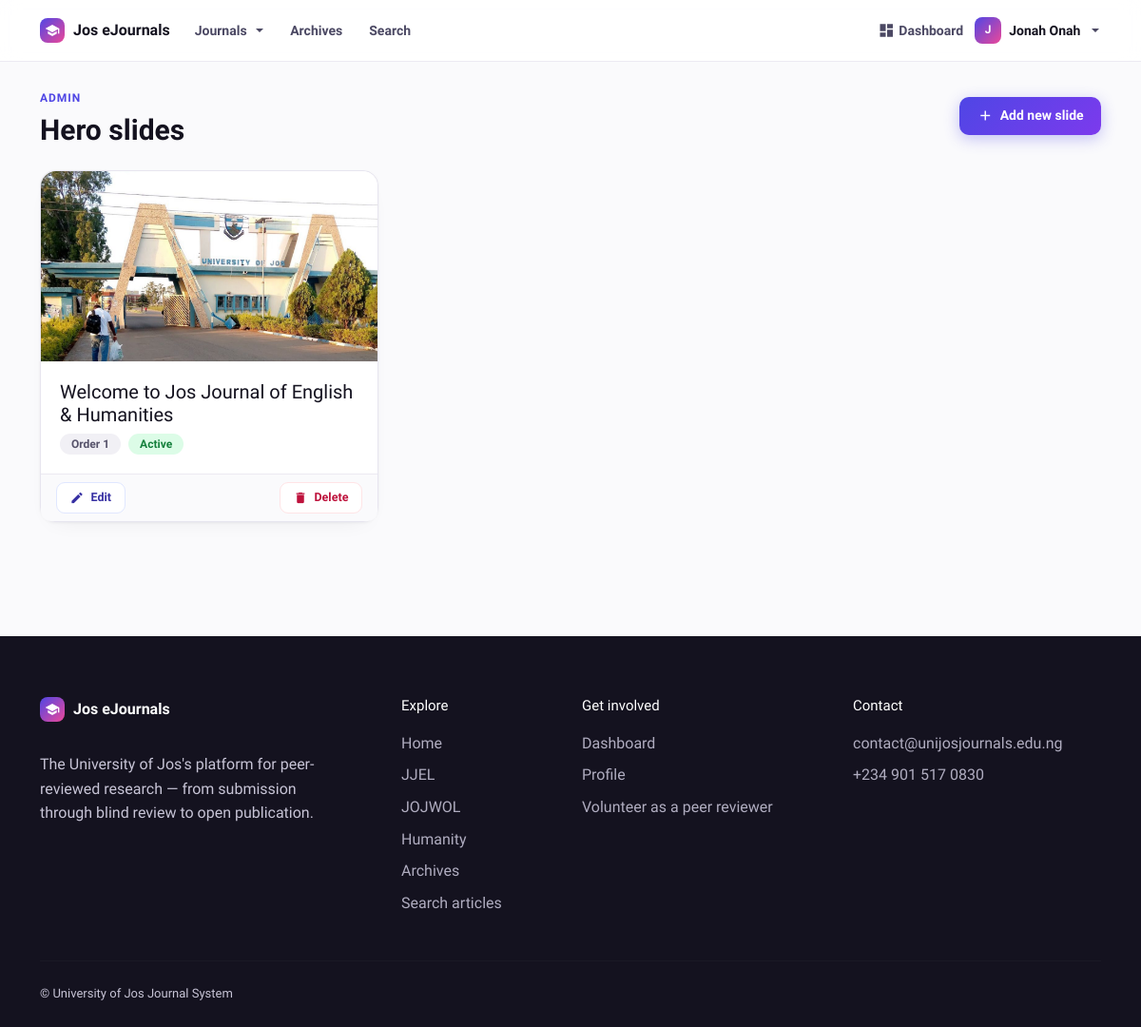
The app's page /management/hero-slides/ (signed in) with its own data.
### journalapp/models.py (models this page shows, shortened)
class SiteSettings(models.Model):
    site_title = models.CharField(max_length=100, default="University of Jos Journal System")
    site_description = models.TextField(blank=True)
    logo = models.ImageField(upload_to='site_images', blank=True, null=True)
    favicon = models.ImageField(upload_to='site_images', blank=True, null=True)
    primary_color = models.CharField(max_length=20, default="#007bff")
    secondary_color = models.CharField(max_length=20, default="#6c757d")
    footer_text = models.TextField(default="© University of Jos Journal System")
    contact_email = models.EmailField(default="contact@unijosjournals.edu.ng")
    contact_phone = models.CharField(max_length=20, blank=True)
    facebook_url = models.URLField(blank=True)
    twitter_url = models.URLField(blank=True)
    instagram_url = models.URLField(blank=True)
    linkedin_url = models.URLField(blank=True)
    class Meta:
        verbose_name = "Site Settings"
        verbose_name_plural = "Site Settings"

class CustomUser(AbstractBaseUser, PermissionsMixin):
    email = models.EmailField(unique=True)
    first_name = models.CharField(max_length=30, blank=True)
    last_name = models.CharField(max_length=30, blank=True)
    is_active = models.BooleanField(default=True)
    is_staff = models.BooleanField(default=False)
    date_joined = models.DateTimeField(default=timezone.now)
    objects = CustomUserManager()
    USERNAME_FIELD = 'email'
    REQUIRED_FIELDS = []
    class Meta:
        verbose_name = 'User'
        verbose_name_plural = 'Users'
    def get_full_name(self):
        return f"{self.first_name} {self.last_name}".strip()

class HeroSlide(models.Model):
    title = models.CharField(max_length=200)
    subtitle = models.CharField(max_length=300, blank=True)
    image = models.ImageField(upload_to='hero_slides')
    button_text = models.CharField(max_length=50, blank=True)
    button_url = models.CharField(max_length=200, blank=True)
    order = models.PositiveIntegerField(default=0)
    is_active = models.BooleanField(default=True)
    class Meta:
        ordering = ['order']

class Journal(models.Model):
    name = models.CharField(max_length=200)
    slug = models.SlugField(
        max_length=80, unique=True,
        help_text="Used in the journal's web address, e.g. 'jjel'."
    )
    abbreviation = models.CharField(
        max_length=20, blank=True,
        help_text="Short form, e.g. 'JJEL'. Shown on the journal card when no logo is set."
    )
    tagline = models.CharField(
        max_length=255, blank=True,
        help_text="One line shown under the journal name."
    )
    description = RichTextField(blank=True)
    about = RichTextField(
        blank=True,
        help_text="Aims and scope — the main text on the journal's home page."
    )
    logo = models.ImageField(
        upload_to='journal_logos', blank=True, null=True,
        help_text="Square-ish logo used on the journal cards."
    )
    cover_image = models.ImageField(upload_to='journal_covers', blank=True, null=True)
    issn_print = models.CharField(max_length=20, blank=True, verbose_name="ISSN (Print)")
    issn_online = models.CharField(max_length=20, blank=True, verbose_name="ISSN (Online)")
    published_by = models.CharField(
        max_length=255, blank=True,
        help_text="e.g. 'Department of English, University of Jos'."
    )
    contact_email = models.EmailField(blank=True)
    department = models.ForeignKey(
        Department, on_delete=models.SET_NULL, null=True, blank=True,
        related_name='journals',
        help_text="Optional internal grouping. Not shown to visitors."
    )
    order = models.PositiveIntegerField(
        default=0, help_text="Controls the order journals appear in on the home page."
    )
    is_active = models.BooleanField(
        default=True, help_text="Untick to hide this journal from the public site."
    )
    class Meta:
        ordering = ['order', 'name']

### journalapp/views.py (the view)
# urls.py: path('management/hero-slides/', views.hero_slides, name='hero_slides'),
@staff_member_required
def hero_slides(request):
    slides = HeroSlide.objects.all().order_by('order')
    context = {
        'slides': slides,
        'title': 'Hero Slides'
    }
    return render(request, 'journalapp/hero_slides.html', context)

### journalapp/context_processors.py (called while the page is built)
def site_settings(request):
    try:
        settings = SiteSettings.objects.first()
        if not settings:
            settings = SiteSettings.objects.create()
    except:
        settings = None
    return {'site_settings': settings}

def journal_roles(request):
    user = getattr(request, 'user', None)
    if not (user and user.is_authenticated):
        return {'can_manage_journals': False, 'can_manage_journal_content': False}
    return {
        'can_manage_journals': can_manage_any_journal(user, roles=WORKFLOW_ROLES),
        'can_manage_journal_content': can_manage_any_journal(user, roles=CONTENT_ROLES),
    }

def nav_journals(request):
    return {
        'nav_journals': Journal.objects.filter(is_active=True).only(
            'name', 'slug', 'abbreviation'
        )
    }

### journalapp/permissions.py (called while the page is built)
def is_site_admin(user):
    return bool(
        user
        and user.is_authenticated
        and (user.is_superuser or user.is_staff)
    )

def can_manage_any_journal(user, roles=None):
    if is_site_admin(user):
        return True
    return journals_for(user, roles=roles).exists()

### journalapp/templates/journalapp/hero_slides.html (shortened to what this page needs)
{% extends 'journalapp/base.html' %}
{% block content %}
<div class="container py-4">
    <div class="d-flex flex-wrap justify-content-between align-items-center gap-3 mb-4">
        <div>
            <span class="uj-kicker">Admin</span>
            <h1 class="mt-1 mb-0" style="font-size:30px;">Hero slides</h1>
        </div>
        <a href="{% url 'hero_slide_create' %}" class="btn btn-primary"><i class="material-icons" style="font-size:17px;">add</i> Add new slide</a>
    </div>
    <div class="row g-4">
        {% for slide in slides %}
        <div class="col-md-6 col-lg-4">
            <div class="card h-100">
                <img src="{{ slide.image.url }}" class="card-img-top" alt="{{ slide.title }}" style="height:200px; object-fit:cover; border-radius:var(--uj-r-lg) var(--uj-r-lg) 0 0;">
                <div class="card-body">
                    <h5 class="mb-1">{{ slide.title }}</h5>
                    <div class="d-flex align-items-center gap-2">
                        <span class="uj-pill">Order {{ slide.order }}</span>
                        {% if slide.is_active %}<span class="uj-pill uj-pill--success">Active</span>{% else %}<span class="uj-pill uj-pill--danger">Inactive</span>{% endif %}
                    </div>
                </div>
                <div class="card-footer d-flex justify-content-between">
                    <a href="{% url 'hero_slide_update' slide.pk %}" class="btn btn-outline-primary btn-sm"><i class="material-icons" style="font-size:15px;">edit</i> Edit</a>
                    <a href="{% url 'hero_slide_delete' slide.pk %}" class="btn btn-outline-danger btn-sm"><i class="material-icons" style="font-size:15px;">delete</i> Delete</a>
                </div>
            </div>
        </div>
        {% endfor %}
    </div>
</div>
{% endblock %}

### journalapp/templates/journalapp/base.html (shortened to what this page needs)
{% load static %}
<!DOCTYPE html>
<html lang="en">
<head>
    <link href="https://cdn.jsdelivr.net/npm/bootstrap@5.3.0-alpha1/dist/css/bootstrap.min.css" rel="stylesheet">
    <link rel="stylesheet" href="https://cdnjs.cloudflare.com/ajax/libs/font-awesome/6.0.0-beta3/css/all.min.css">
    <link href="{% static 'css/theme.css' %}" rel="stylesheet">
</head>
<body class="d-flex flex-column min-vh-100">
    <header>
        <nav class="navbar navbar-expand-lg uj-navbar">
            <div class="container">
                <a class="uj-brand me-lg-4" href="{% url 'home' %}">
                    <span class="uj-brand-mark">
                        {% if site_settings.logo %}
                        <img src="{{ site_settings.logo.url }}" alt="{{ site_settings.site_title }}">
                        {% else %}
                        <i class="material-icons" style="font-size:16px;">school</i>
                        {% endif %}
                    </span>
                    <span>{{ site_settings.site_title|default:"UniJos Journals" }}</span>
                </a>
                <div class="collapse navbar-collapse" id="navbarNav">
                    <ul class="navbar-nav align-items-lg-center gap-lg-4 me-auto mt-3 mt-lg-0">
                        <li class="nav-item dropdown">
                            <a class="uj-nav-link dropdown-toggle" href="{% url 'journal_list' %}" id="journalsDropdown" role="button" data-bs-toggle="dropdown" aria-expanded="false">Journals</a>
                        </li>
                        <li class="nav-item">
                            <a class="uj-nav-link" href="{% url 'all_issues' %}">Archives</a>
                        </li>
                        <li class="nav-item">
                            <a class="uj-nav-link" href="{% url 'article_search' %}">Search</a>
                        </li>
                    </ul>
                    <ul class="navbar-nav align-items-lg-center gap-2">
                        {% if user.is_authenticated %}
                            <li class="nav-item">
                                <a class="uj-nav-link d-inline-flex align-items-center gap-1" href="{% url 'dashboard' %}">
                                    <i class="material-icons">dashboard</i> Dashboard
                                </a>
                            </li>
                            <li class="nav-item dropdown">
                                <a class="uj-nav-link dropdown-toggle d-inline-flex align-items-center gap-2" href="#" id="userDropdown" role="button" data-bs-toggle="dropdown" aria-expanded="false">
                                    <span class="uj-brand-mark" style="width:28px;height:28px;font-size:12px;font-family:var(--uj-font-heading);font-weight:700;">
                                        {{ user.get_full_name|default:user.email|first|upper }}
                                    </span>
                                    <span class="fw-semibold d-none d-lg-inline" style="color:var(--uj-ink);">{{ user.get_full_name|default:user.email }}</span>
                                </a>
                            </li>
                        {% endif %}
                    </ul>
                </div>
            </div>
        </nav>
    </header>
    <div class="toast-container position-fixed top-0 end-0 p-3" style="z-index: 9999;">
    </div>
    <main class="flex-grow-1 mb-3">
        {% block content %}{% endblock %}
    </main>
    <footer class="uj-footer">
        <div class="container">
            <div class="row g-4">
                <div class="col-lg-4 mb-2">
                    <a class="uj-brand mb-3" href="{% url 'home' %}">
                        <span class="uj-brand-mark">
                            {% if site_settings.logo %}
                            <img src="{{ site_settings.logo.url }}" alt="{{ site_settings.site_title }}">
                            {% else %}
                            <i class="material-icons" style="font-size:16px;">school</i>
                            {% endif %}
                        </span>
                        <span>{{ site_settings.site_title|default:"UniJos Journals" }}</span>
                    </a>
                    <p class="mt-3" style="max-width:320px;">{{ site_settings.site_description|default:"The University of Jos's platform for peer-reviewed research — from submission through blind review to open publication." }}</p>
                </div>
                <div class="col-6 col-lg-2 mb-2">
                    <h5>Explore</h5>
                    <ul class="list-unstyled d-grid gap-2">
                        <li><a href="{% url 'home' %}">Home</a></li>
                        {% for j in nav_journals %}
                        <li><a href="{% url 'journal_home' j.slug %}">{{ j.abbreviation|default:j.name }}</a></li>
                        {% endfor %}
                        <li><a href="{% url 'all_issues' %}">Archives</a></li>
                        <li><a href="{% url 'article_search' %}">Search articles</a></li>
                    </ul>
                </div>
                <div class="col-6 col-lg-3 mb-2">
                    <h5>Get involved</h5>
                    <ul class="list-unstyled d-grid gap-2">
                        {% if user.is_authenticated %}
                        <li><a href="{% url 'dashboard' %}">Dashboard</a></li>
                        <li><a href="{% url 'profile' %}">Profile</a></li>
                        {% else %}
                        <li><a href="{% url 'register' %}">Submit a manuscript</a></li>
                        <li><a href="{% url 'register' %}">Create an account</a></li>
                        <li><a href="{% url 'login' %}">Log in</a></li>
                        {% endif %}
                        <li><a href="{% url 'reviewer_apply' %}">Volunteer as a peer reviewer</a></li>
                    </ul>
                </div>
                <div class="col-lg-3 mb-2">
                    <h5>Contact</h5>
                    <ul class="list-unstyled d-grid gap-2">
                        {% if site_settings.contact_email %}
                        <li><a href="mailto:{{ site_settings.contact_email }}">{{ site_settings.contact_email }}</a></li>
                        {% endif %}
                        {% if site_settings.contact_phone %}
                        <li><a href="tel:{{ site_settings.contact_phone }}">{{ site_settings.contact_phone }}</a></li>
                        {% endif %}
                    </ul>
                </div>
            </div>
            <hr class="my-4">
            <div class="d-flex flex-column flex-md-row justify-content-between align-items-center gap-2" style="font-size:13px;">
                <p class="mb-0">{{ site_settings.footer_text|default:"© University of Jos Journal System. All rights reserved." }}</p>
            </div>
        </div>
    </footer>
</body>
</html>

### records on screen
SiteSettings: site_title "Jos eJournals", site_description "The University of Jos's platform for peer-reviewed research — from submission through blind review to open publication.", contact_email "contact@unijosjournals.edu.ng", contact_phone "+234 901 517 0830", footer_text "© University of Jos Journal System"
CustomUser: get_full_name|first "J", get_full_name "Jonah Onah"
HeroSlide: image (picture), title "Welcome to Jos Journal of English & Humanities", order "1", is_active "Active"
Journal: abbreviation "JJEL"
Journal: abbreviation "JOJWOL"
Journal: abbreviation "Humanity"
